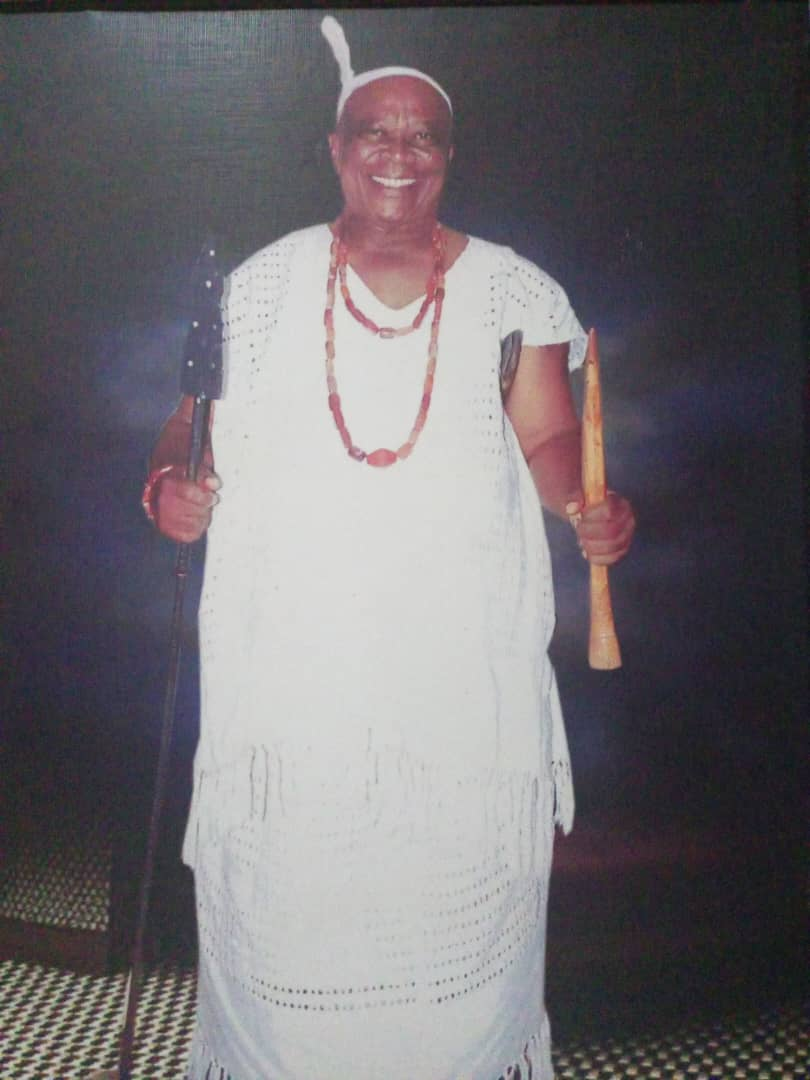
#> input picture media/products/dad.jpg, 810 x 1080 px
$ python -i utils.py   (imports and definitions only)
#> lines starting #> are read from the running program, lines starting #| are printed output that depends on the picture
"""
Utility functions for the accounts app.

This module provides reusable helper functions for user management,
including automatic username generation with collision detection,
and profile photo processing.
"""

import re
import secrets
import unicodedata
from datetime import datetime
from io import BytesIO

from django.apps import apps
from django.contrib.auth import get_user_model
from django.core.files.base import ContentFile
from django.utils.translation import gettext_lazy as _

try:
    from PIL import Image
    HAS_PILLOW = True
except ImportError:
    HAS_PILLOW = False


# ---------------------------------------------------------------------------
# Username generation
# ---------------------------------------------------------------------------
# Every new account's username follows the single canonical pattern:
#
#     <FullNameNoSpaces><Year>TIF<RandomAccountID>
#     e.g. DavidOkonkwo2026TIF4K9X
#
# The trailing segment is a cryptographically random alphanumeric ID (via
# `secrets`), NOT a sequential counter, so usernames cannot be guessed or
# enumerated. The ID is also stored on the user as `account_id`.
#
# Ambiguous characters (0/O, 1/I/L) are excluded so the ID is safe for a
# human to read off the downloaded credentials file and retype.
ACCOUNT_ID_ALPHABET = "ABCDEFGHJKMNPQRSTUVWXYZ23456789"
ACCOUNT_ID_LENGTH = 4
ACCOUNT_ID_MAX_LENGTH = 16
USERNAME_MARKER = "TIF"

# Matches the random ID at the end of a canonical generated username.
_ACCOUNT_ID_RE = re.compile(
    rf"^.*\d{{4}}{USERNAME_MARKER}(?P<account_id>[{ACCOUNT_ID_ALPHABET}]+)$"
)


# [125 lines left out: functions generate_account_id, normalize_username_base, build_username_prefix, split_full_name, extract_account_id, generate_unique_username_with_id and 1 more, not called in this run]


def process_profile_photo(uploaded_file):
    """
    Process an uploaded profile photo:
    - Resize to max 500x500 while maintaining aspect ratio
    - Crop to square from center
    - Convert to RGB for JPEG compatibility
    - Optimize and compress

    Returns a ContentFile with the processed image, or the original file
    if Pillow is not available or processing fails.
    """
#> called with uploaded_file = '../media/products/dad.jpg'
    if not HAS_PILLOW:
        return uploaded_file

    try:
        image = Image.open(uploaded_file)
#> image is the input picture: PIL image 810x1080 RGB; mean R, G, B 111.8, 108.1, 112.3

        # Convert to RGB if necessary (e.g., RGBA -> RGB for JPEG)
        if image.mode in ('RGBA', 'LA', 'P'):
            background = Image.new('RGB', image.size, (255, 255, 255))
            if image.mode == 'P':
                image = image.convert('RGBA')
            background.paste(image, mask=image.split()[-1] if image.mode in ('RGBA', 'LA') else None)
            image = background
        elif image.mode != 'RGB':
            image = image.convert('RGB')

        # Get current dimensions
        width, height = image.size
#> width = 810; height = 1080

        # Crop to square from center
        min_dim = min(width, height)
#> min_dim = 810
        left = (width - min_dim) / 2
#> left = 0
        top = (height - min_dim) / 2
#> top = 135
        right = (width + min_dim) / 2
#> right = 810
        bottom = (height + min_dim) / 2
#> bottom = 945
        image = image.crop((left, top, right, bottom))
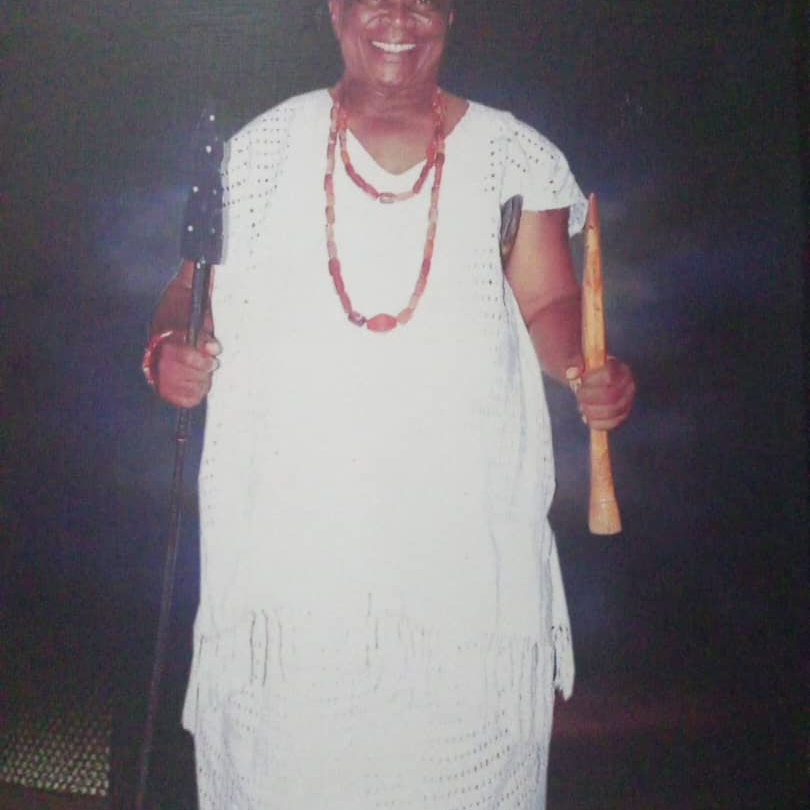
#> image: PIL image 810x810 RGB; mean R, G, B 116.9, 112.2, 117.4

        # Resize to max 500x500
        image = image.resize((500, 500), Image.Resampling.LANCZOS)
#> image: PIL image 500x500 RGB

        # Save to BytesIO
        output = BytesIO()

        # Determine format
        original_name = uploaded_file.name.lower()
        if original_name.endswith('.png'):
            image.save(output, format='PNG', optimize=True)
            content_type = 'image/png'
            extension = '.png'
        elif original_name.endswith('.gif'):
            # For GIF, we keep it as is if it's animated, otherwise convert to PNG
            image.save(output, format='PNG', optimize=True)
            content_type = 'image/png'
            extension = '.png'
        elif original_name.endswith('.webp'):
            image.save(output, format='WEBP', quality=85)
            content_type = 'image/webp'
            extension = '.webp'
        else:
            # Default to JPEG
            image.save(output, format='JPEG', quality=85, optimize=True)
            content_type = 'image/jpeg'
            extension = '.jpg'

        output.seek(0)

        # Create new filename with processed extension
        new_name = uploaded_file.name
        if '.' in new_name:
            new_name = new_name.rsplit('.', 1)[0] + extension
        else:
            new_name = new_name + extension

        return ContentFile(output.read(), name=new_name)

    except Exception:
        # If anything goes wrong, return the original file
        return uploaded_file


# [83 lines left out: function optimize_image, not called in this run]

>>> result = process_profile_photo('../media/products/dad.jpg')
